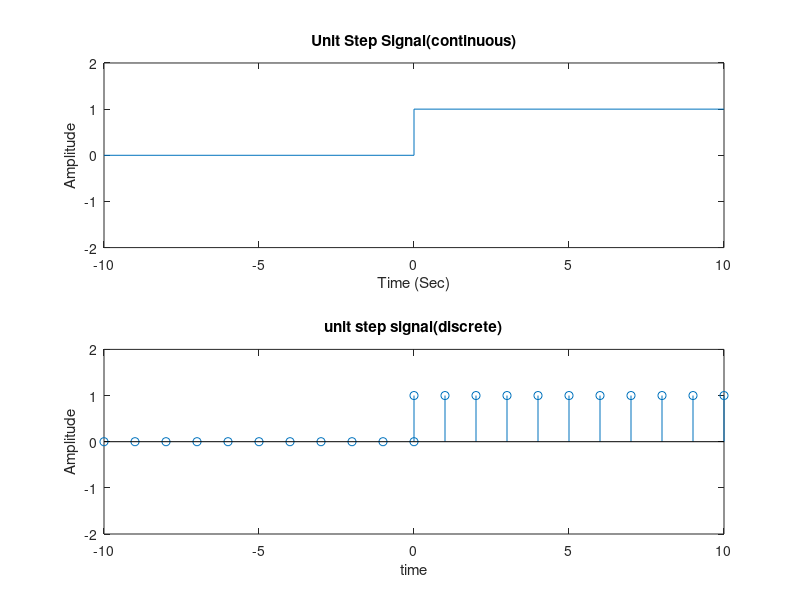

MATLAB code to generate this figure:
%unit step function

t1 = -10 : 0;
t2 = 0 : 10;
t = [t1 t2];

ut1 = zeros(1,11);
ut2 = ones(1,11);
ut = [ut1 ut2];

subplot(211);
plot(t, ut);
title('Unit Step Signal(continuous)');
xlabel('Time (Sec)');
ylabel('Amplitude');
axis([-10 10 -2 2]);

subplot(212);
stem(t, ut);
title('unit step signal(discrete)');
xlabel('time');
ylabel('Amplitude');
axis([-10 10 -2 2]);
